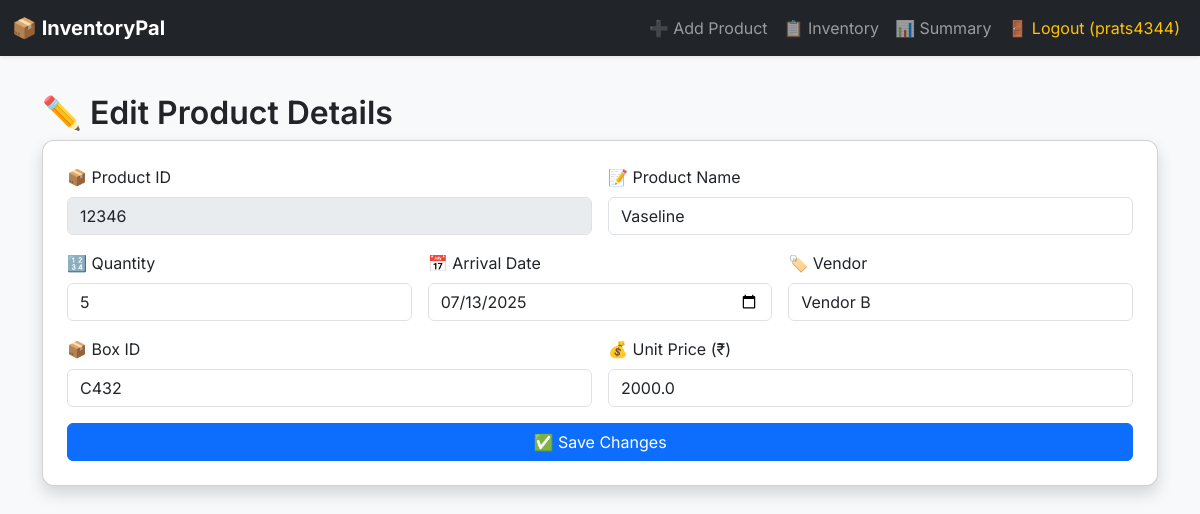
Page /edit/12346 (signed in) on the committed database.
### tables this page shows
CREATE TABLE inventory (
            product_id TEXT PRIMARY KEY,
            product_name TEXT,
            quantity INTEGER,
            arrival_date TEXT,
            source TEXT,
            box_id TEXT
        , unit_price REAL);

### app.py (the view)
@app.route('/edit/<product_id>', methods=['GET', 'POST'])
@login_required
def edit_product(product_id):
    with sqlite3.connect('inventory.db') as conn:
        c = conn.cursor()
        if request.method == 'POST':
            data = request.form
            c.execute('''UPDATE inventory SET product_name=?, quantity=?, arrival_date=?, source=?, box_id=?, unit_price=?
                         WHERE product_id=?''',
                      (data['product_name'], data['quantity'], data['arrival_date'], data['source'],
                       data['box_id'], data['unit_price'], product_id))
            conn.commit()
            flash('✅ Product updated!', 'success')
            return redirect('/inventory')
        else:
            c.execute("SELECT * FROM inventory WHERE product_id=?", (product_id,))
            product = c.fetchone()
            return render_template('edit.html', product=product)

### app.py (called while the page is built)
def login_required(func):
    from functools import wraps
    @wraps(func)
    def wrapper(*args, **kwargs):
        if 'user' not in session:
            flash('Please login to continue.', 'warning')
            return redirect('/login')
        return func(*args, **kwargs)
    return wrapper

### templates/edit.html (shortened to what this page needs)
{% extends 'base.html' %}
{% block content %}
<h2>✏️ Edit Product Details</h2>
<div class="card shadow p-4">
  <form method="POST">
    <div class="row g-3">
      <div class="col-md-6">
        <label class="form-label">📦 Product ID</label>
        <input type="text" class="form-control" value="{{ product[0] }}" disabled>
      </div>
      <div class="col-md-6">
        <label class="form-label">📝 Product Name</label>
        <input type="text" name="product_name" class="form-control" value="{{ product[1] }}" required>
      </div>
      <div class="col-md-4">
        <label class="form-label">🔢 Quantity</label>
        <input type="number" name="quantity" class="form-control" value="{{ product[2] }}" required>
      </div>
      <div class="col-md-4">
        <label class="form-label">📅 Arrival Date</label>
        <input type="date" name="arrival_date" class="form-control" value="{{ product[3] }}" required>
      </div>
      <div class="col-md-4">
        <label class="form-label">🏷️ Vendor</label>
        <input type="text" name="source" class="form-control" value="{{ product[4] }}" required>
      </div>
      <div class="col-md-6">
        <label class="form-label">📦 Box ID</label>
        <input type="text" name="box_id" class="form-control" value="{{ product[5] }}" required>
      </div>
      <div class="col-md-6">
        <label class="form-label">💰 Unit Price (₹)</label>
        <input type="number" name="unit_price" step="0.01" class="form-control" value="{{ product[6] }}" required>
      </div>
      <div class="col-12 d-grid">
        <button class="btn btn-primary">✅ Save Changes</button>
      </div>
    </div>
  </form>
</div>
{% endblock %}

### templates/base.html (style rules this page uses)
body { font-family: 'Inter', sans-serif; background-color: #f8f9fa; padding-top: 70px; }
h2 { font-weight: 600; }
.card { border-radius: 12px; }

### rows in the picture
inventory: product_id "12346", product_name "Vaseline", quantity "5", arrival_date "07/13/2025", source "Vendor B", box_id "C432", unit_price "2000.0"

### other values in the picture
{{ session.user }} "prats4344"
